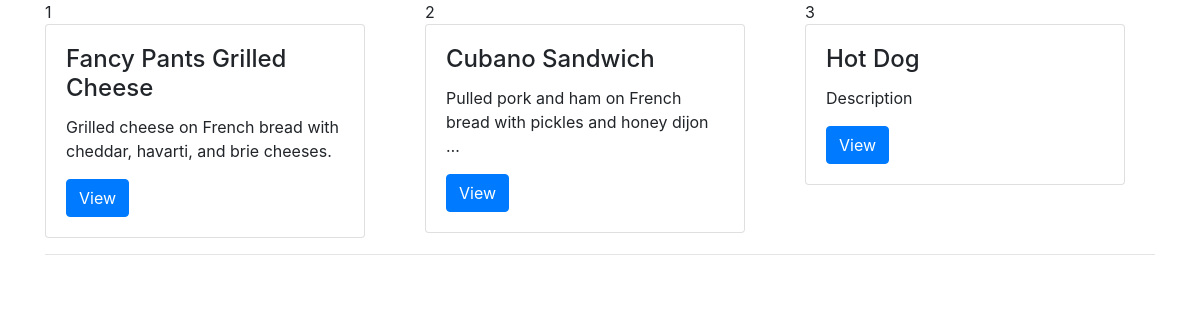
Before: /products/ with the older database file.
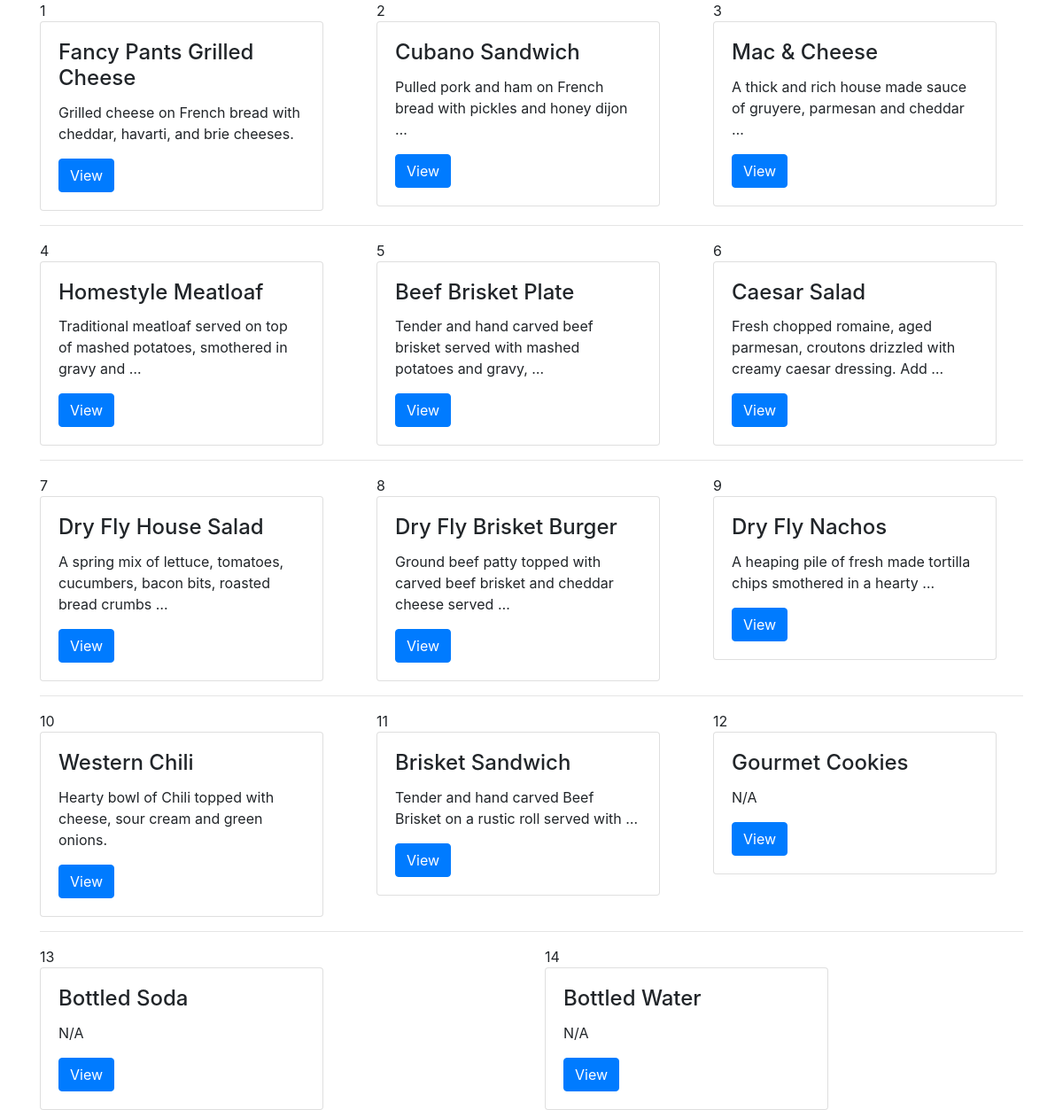
After: the same page with the newer database file.
### products/models.py (models this page shows, shortened)
class Product(models.Model):
    category = models.CharField(max_length=256, choices=CATEGORY)
    title = models.CharField(max_length=120, default='')
    description = models.TextField()
    price = models.DecimalField(decimal_places=2,max_digits=5,validators=[MinValueValidator(0)],default=0)
    location = models.ManyToManyField(Location)
    image = models.ImageField(upload_to=upload_image_path, null=True, blank=True)
    slug = models.SlugField(blank=True, unique=True)
    active = models.BooleanField(default=True)
    featured = models.BooleanField(default=False)
    gf = models.BooleanField(default=False)
    v = models.BooleanField(default=False)
    alt_v = models.BooleanField(default=False)
    timestamp = models.DateTimeField(auto_now_add = True)
    course = models.CharField(max_length=256, choices=CATEGORY, default='')
    diet = models.CharField(max_length=256, choices=DIET, default='')
    beverage_type = models.CharField(max_length=256, choices=BEVERAGE_TYPE, default='')
    alcohol_type = models.CharField(max_length=256, choices=ALCOHOL_TYPE, default='')
    serving_type = models.CharField(max_length=256, choices=SERVING_TYPE, default='')
    filter_horizontal = ('my_m2m_field',)
    objects = ProductManager()
    def get_absolute_url(self):
        return reverse("products:detail", kwargs={"slug": self.slug})

### products/views.py (the view)
class ProductListView(ListView):
    template_name = "products/list.html"
    def get_queryset(self, *args, **kwargs):
        request = self.request
        return Product.objects.all()

### products/models.py (called while the page is built)
    def active(self):
        return self.filter(active=True)

    def get_queryset(self):
        return ProductQuerySet(self.model, using=self._db)

    def all(self):
        return self.get_queryset().active()

### products/templates/products/list.html
{% extends "base.html" %}
{% block content %}
    <div class='row'>
        {% for obj in object_list %}
            <div class='col'>
                {{ forloop.counter }}
                    {% include 'products/snippets/card.html' with instance=obj %}
                    {% if forloop.counter|divisibleby:3 %}
                        </div></div><div class='row'><div class='col-12'><hr /></div>
                    {% else %}
                        </div>
                    {% endif %}
        {% endfor %}
    </div>
{% endblock %}

### templates/base.html (shortened to what this page needs)
{% load static %}
<!doctype html>
    <html lang="en">
        <head>
            {% include 'base/css.html' %}
        </head>
        <body>
            <div class="container">
                {% block content %}{% endblock %}
            </div>
        </body>
    </html>

### templates/base/css.html (shortened to what this page needs)
{% load static %}
<link rel="stylesheet" href="https://maxcdn.bootstrapcdn.com/bootstrap/4.0.0-beta.2/css/bootstrap.min.css">
<link rel="stylesheet" href="https://maxcdn.bootstrapcdn.com/font-awesome/4.7.0/css/font-awesome.min.css" />

### products/templates/products/snippets/card.html (shortened to what this page needs)
<div class="card" style="width: 20rem;">
  <div class="card-body">
    <h4 class="card-title">{{ instance.title }}</h4>
    <p class="card-text">{{ instance.description|truncatewords:12 }}</p>
    <a href="{{ instance.get_absolute_url }}" class="btn btn-primary">View</a>
  </div>
</div>

### templates/base/js.html (shortened to what this page needs)
{% load static %}

Changed rows visible on the page:
removed Product: title "Hot Dog", description "Description"
added Product: title "Mac & Cheese", description "A thick and rich house made sauce of gruyere, parmesan and cheddar …"
added Product: title "Homestyle Meatloaf", description "Traditional meatloaf served on top of mashed potatoes, smothered in gravy and …"
added Product: title "Beef Brisket Plate", description "Tender and hand carved beef brisket served with mashed potatoes and gravy, …"
added Product: title "Caesar Salad", description "Fresh chopped romaine, aged parmesan, croutons drizzled with creamy caesar dressing. Add …"
added Product: title "Dry Fly House Salad", description "A spring mix of lettuce, tomatoes, cucumbers, bacon bits, roasted bread crumbs …"
added Product: title "Dry Fly Brisket Burger", description "Ground beef patty topped with carved beef brisket and cheddar cheese served …"
added Product: title "Dry Fly Nachos", description "A heaping pile of fresh made tortilla chips smothered in a hearty …"
added Product: title "Western Chili", description "Hearty bowl of Chili topped with cheese, sour cream and green onions."
added Product: title "Brisket Sandwich", description "Tender and hand carved Beef Brisket on a rustic roll served with …"
added Product: title "Gourmet Cookies", description "N/A"
added Product: title "Bottled Soda", description "N/A"
added Product: title "Bottled Water", description "N/A"
